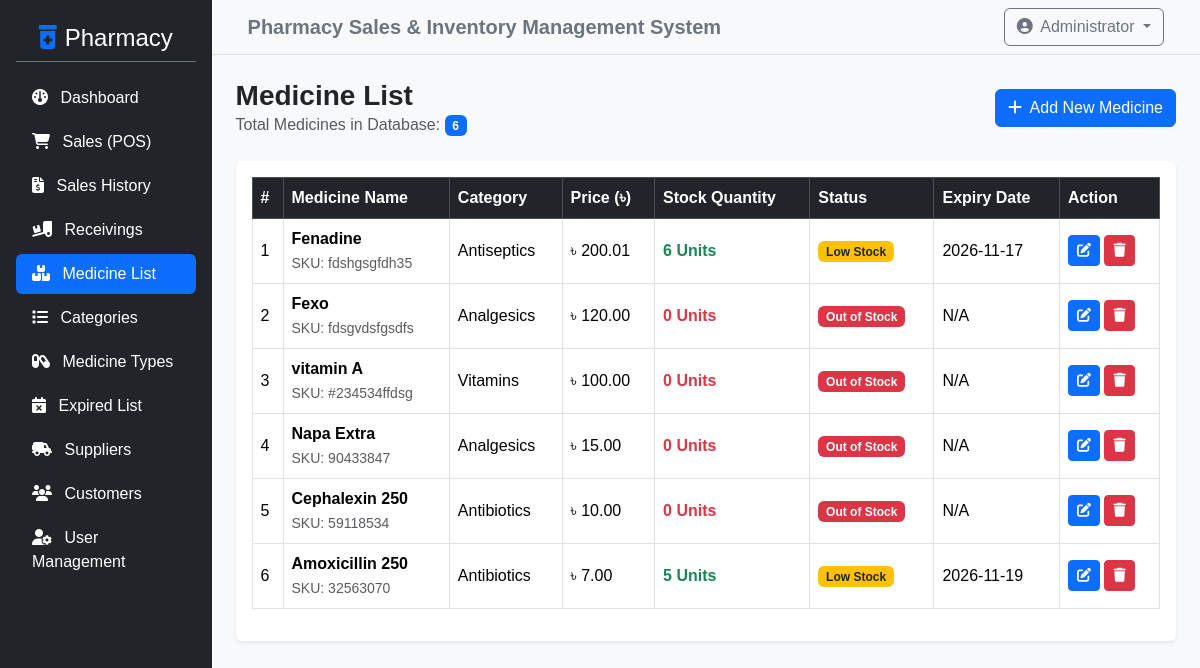
Before: /admin/medicines.php (signed in) with the older database file.
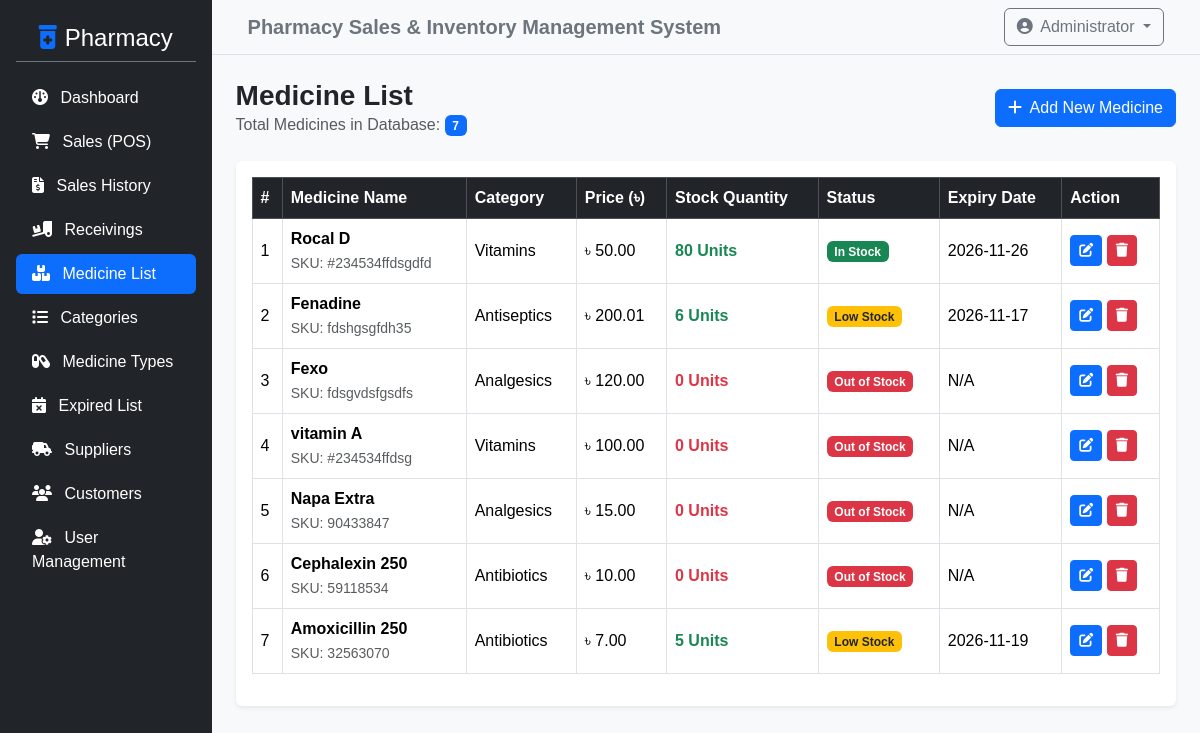
After: the same page with the newer database file.
### tables this page shows
CREATE TABLE `product_list` (
  `id` int NOT NULL,
  `category_id` int NOT NULL,
  `type_id` int DEFAULT NULL,
  `sku` varchar(50) NOT NULL,
  `price` double NOT NULL,
  `name` varchar(150) NOT NULL,
  `measurement` varchar(50) DEFAULT NULL,
  `description` text NOT NULL,
  `prescription` tinyint(1) NOT NULL DEFAULT '0',
  `expiry_date` date DEFAULT NULL,
  `supplier_id` int DEFAULT NULL,
  `quantity` int DEFAULT '0'
);

CREATE TABLE `category_list` (
  `id` int NOT NULL,
  `name` text NOT NULL,
  `description` varchar(250) DEFAULT NULL
);

### admin/medicines.php (the view, shortened to what this page needs)
<?php
include '../config/db_connect.php';
$sql = "SELECT p.*, c.name as category_name, s.supplier_name
        FROM product_list p
        LEFT JOIN category_list c ON p.category_id = c.id
        LEFT JOIN supplier_list s ON p.supplier_id = s.id
        ORDER BY p.id DESC";
$result = $conn->query($sql);
$total_medicines = $result ? $result->num_rows : 0;
?>
<?php include '../includes/header.php'; ?>
<div class="d-flex">
    <?php include '../includes/sidebar.php'; ?>
    <div class="w-100 bg-light min-vh-100">
        <?php include '../includes/topbar.php'; ?>
        <div class="container-fluid p-4">
            <div class="d-flex justify-content-between align-items-center mb-4">
                <div>
                    <h3 class="fw-bold mb-0">Medicine List</h3>
                    <p class="text-muted mb-0">Total Medicines in Database: <span class="badge bg-primary"><?php echo $total_medicines; ?></span></p>
                </div>
                <a href="add_medicine.php" class="btn btn-primary"><i class="fa-solid fa-plus me-1"></i> Add New Medicine</a>
            </div>
            <div class="card shadow-sm border-0">
                <div class="card-body">
                    <div class="table-responsive">
                        <table class="table table-bordered table-hover align-middle">
                            <thead class="table-dark">
                                <tr>
                                    <th>#</th>
                                    <th>Medicine Name</th>
                                    <th>Category</th>
                                    <th>Price (৳)</th>
                                    <th>Stock Quantity</th>
                                    <th>Status</th>
                                    <th>Expiry Date</th>
                                    <th>Action</th>
                                </tr>
                            </thead>
                            <tbody>
                                <?php if ($result && $result->num_rows > 0): ?>
                                    <?php $i = 1; while ($row = $result->fetch_assoc()):
                                        $stock = intval($row['quantity'] ?? 0);
                                    ?>
                                        <tr>
                                            <td><?php echo $i++; ?></td>
                                            <td>
                                                <strong><?php echo htmlspecialchars($row['name']); ?></strong><br>
                                                <small class="text-muted">SKU: <?php echo htmlspecialchars($row['sku'] ?? 'N/A'); ?></small>
                                            </td>
                                            <td><?php echo htmlspecialchars($row['category_name'] ?? 'Uncategorized'); ?></td>
                                            <td>৳ <?php echo number_format($row['price'] ?? 0, 2); ?></td>
                                            <td>
                                                <span class="fw-bold <?php echo $stock > 0 ? 'text-success' : 'text-danger'; ?>">
                                                    <?php echo $stock; ?> Units
                                                </span>
                                            </td>
                                            <td>
                                                <?php if ($stock > 10): ?>
                                                    <span class="badge bg-success">In Stock</span>
                                                <?php elseif ($stock > 0 && $stock <= 10): ?>
                                                    <span class="badge bg-warning text-dark">Low Stock</span>
                                                <?php else: ?>
                                                    <span class="badge bg-danger">Out of Stock</span>
                                                <?php endif; ?>
                                            </td>
                                            <td><?php echo htmlspecialchars($row['expiry_date'] ?? 'N/A'); ?></td>
                                            <td>
                                                <a href="edit_medicine.php?id=<?php echo $row['id']; ?>" class="btn btn-sm btn-primary"><i class="fa-solid fa-pen-to-square"></i></a>
                                                <a href="delete_medicine.php?id=<?php echo $row['id']; ?>" class="btn btn-sm btn-danger" onclick="return confirm('Are you sure you want to delete this medicine?');"><i class="fa-solid fa-trash"></i></a>
                                            </td>
                                        </tr>
                                    <?php endwhile; ?>
                                <?php else: ?>
                                    <tr>
                                        <td colspan="8" class="text-center text-muted py-4">No medicines found in database.</td>
                                    </tr>
                                <?php endif; ?>
                            </tbody>
                        </table>
                    </div>
                </div>
            </div>
        </div>
    </div>
</div>
<?php include '../includes/footer.php'; ?>

### includes/header.php (shortened to what this page needs)
<!DOCTYPE html>
<html lang="en">
<head>
    <link href="https://cdn.jsdelivr.net/npm/bootstrap@5.3.2/dist/css/bootstrap.min.css" rel="stylesheet">
    <link rel="stylesheet" href="https://cdnjs.cloudflare.com/ajax/libs/font-awesome/6.4.2/css/all.min.css">
    <link rel="stylesheet" href="../assets/css/style.css">
</head>
<body>

### includes/sidebar.php
<?php
$current_page = basename($_SERVER['PHP_SELF']);
?>
<div class="bg-dark text-white p-3 min-vh-100 sidebar" style="width: 250px;">
    <h4 class="text-center py-2 border-bottom border-secondary mb-3">
        <i class="fa-solid fa-prescription-bottle-medical text-primary me-2"></i>Pharmacy
    </h4>
    <ul class="nav nav-pills flex-column">
        <li class="nav-item mb-1">
            <a href="dashboard.php" class="nav-link text-white <?php echo ($current_page == 'dashboard.php') ? 'active bg-primary' : ''; ?>">
                <i class="fa-solid fa-gauge me-2"></i> Dashboard
            </a>
        </li>
        <li class="nav-item mb-1">
            <a href="pos.php" class="nav-link text-white <?php echo ($current_page == 'pos.php') ? 'active bg-primary' : ''; ?>">
                <i class="fa-solid fa-cart-shopping me-2"></i> Sales (POS)
            </a>
        </li>
        <li class="nav-item mb-1">
            <a href="sales.php" class="nav-link text-white <?php echo in_array($current_page, ['sales.php', 'view_sale.php']) ? 'active bg-primary' : ''; ?>">
                <i class="fa-solid fa-file-invoice-dollar me-2"></i> Sales History
            </a>
        </li>
        <li class="nav-item mb-1">
            <a href="receivings.php" class="nav-link text-white <?php echo in_array($current_page, ['receivings.php', 'add_receiving.php', 'view_receiving.php']) ? 'active bg-primary' : ''; ?>">
                <i class="fa-solid fa-truck-ramp-box me-2"></i> Receivings
            </a>
        </li>
        <li class="nav-item mb-1">
            <a href="medicines.php" class="nav-link text-white <?php echo in_array($current_page, ['medicines.php', 'add_medicine.php', 'edit_medicine.php']) ? 'active bg-primary' : ''; ?>">
                <i class="fa-solid fa-boxes-stacked me-2"></i> Medicine List
            </a>
        </li>
        <li class="nav-item mb-1">
            <a href="categories.php" class="nav-link text-white <?php echo ($current_page == 'categories.php') ? 'active bg-primary' : ''; ?>">
                <i class="fa-solid fa-list me-2"></i> Categories
            </a>
        </li>
        <li class="nav-item mb-1">
            <a href="medicine_types.php" class="nav-link text-white <?php echo ($current_page == 'medicine_types.php') ? 'active bg-primary' : ''; ?>">
                <i class="fa-solid fa-capsules me-2"></i> Medicine Types
            </a>
        </li>
        <li class="nav-item mb-1">
            <a href="expired_list.php" class="nav-link text-white <?php echo ($current_page == 'expired_list.php') ? 'active bg-primary' : ''; ?>">
                <i class="fa-solid fa-calendar-xmark me-2"></i> Expired List
            </a>
        </li>
        <li class="nav-item mb-1">
            <a href="suppliers.php" class="nav-link text-white <?php echo ($current_page == 'suppliers.php') ? 'active bg-primary' : ''; ?>">
                <i class="fa-solid fa-truck-field me-2"></i> Suppliers
            </a>
        </li>
        <li class="nav-item mb-1">
            <a href="customers.php" class="nav-link text-white <?php echo ($current_page == 'customers.php') ? 'active bg-primary' : ''; ?>">
                <i class="fa-solid fa-users me-2"></i> Customers
            </a>
        </li>
        <li class="nav-item mb-1">
            <a href="users.php" class="nav-link text-white <?php echo ($current_page == 'users.php') ? 'active bg-primary' : ''; ?>">
                <i class="fa-solid fa-user-gear me-2"></i> User Management
            </a>
        </li>
    </ul>
</div>

### includes/topbar.php (shortened to what this page needs)
<nav class="navbar navbar-expand-lg navbar-light bg-light border-bottom px-4">
    <div class="container-fluid">
        <span class="navbar-brand mb-0 h1 fw-bold text-secondary">
            Pharmacy Sales & Inventory Management System
        </span>
        <div class="d-flex align-items-center">
            <div class="dropdown">
                <button class="btn btn-outline-secondary dropdown-toggle" type="button" id="userDropdown" data-bs-toggle="dropdown" aria-expanded="false">
                    <i class="fa-solid fa-user-circle me-1"></i> Administrator
                </button>
            </div>
        </div>
    </div>
</nav>

### includes/footer.php (shortened to what this page needs)
</body>
</html>

### assets/css/style.css (style rules this page uses)
body { font-family: 'Segoe UI', Tahoma, Geneva, Verdana, sans-serif; background-color: #f8f9fa; }
body { background-color: #f8f9fa; font-family: Arial, sans-serif; }

Changed rows visible on the page:
added product_list: name "Rocal D", sku "#234534ffdsgdfd", category_list.name "Vitamins", price "50.00", quantity "80", shows "In Stock", expiry_date "2026-11-26"
Other visible differences:
$total_medicines: "6" → "7"
